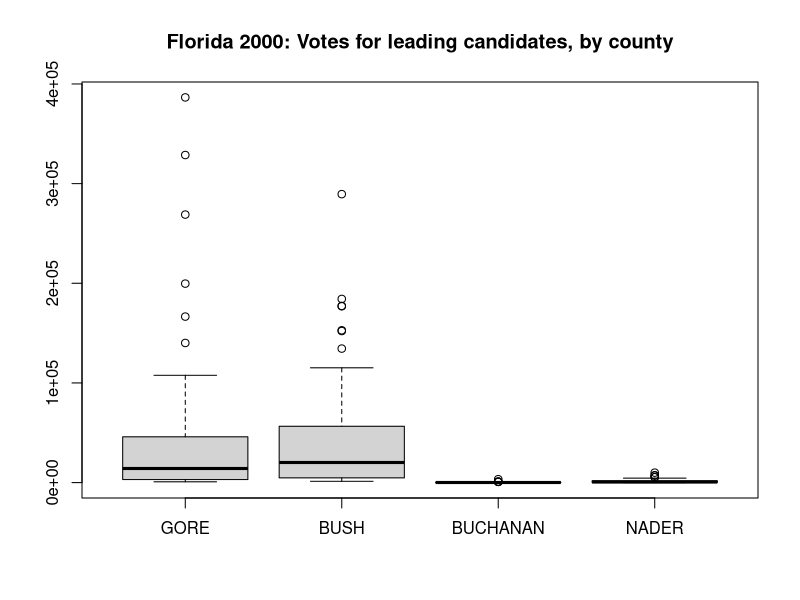
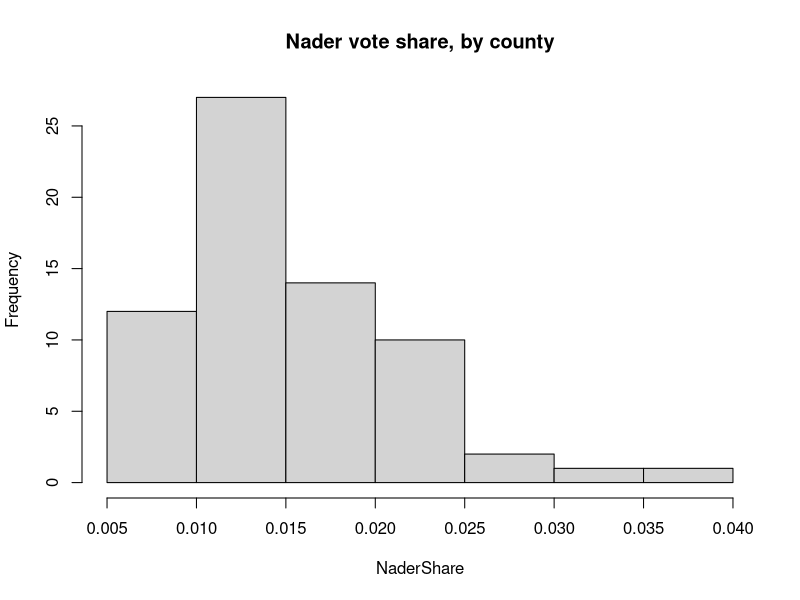

Recreate these plots in R, in order.
## Problem 5
## Create the data frame
population <- c(512930,135294,908007, 729498 ,7237479, 11410046 , 1119583 , 
     978933, 2974807,3907738, 28674, 37360, 26745)
legislature <- c(47, 27, 52, 55, 123,100, 56, 57, 83, 79, 18, 19, 19)
party <- factor(c("PC", "PC", "PC", "Liberal", "Liberal", "Liberal", 
     "NDP", "NDP", "PC", "Liberal", "Yukon", "None", "None"))
canada <- data.frame(population, legislature, party)
rownames(canada) <- c("Newfoundland", "Prince Edward Island", "Nova Scotia", 
     "New Brunswick", "Quebec", "Ontario", "Manitoba", "Saskatchewan", 
     "Alberta", "British Columbia", "Yukon", "Northwest Territory", "Nunavut")
canada

## Calculate medians
median(canada$population)
median(canada$legislature)

## Pull out the provinces (or you can just look them up in the table)
rownames(canada)[which(canada$population==median(canada$population))]
rownames(canada)[which(canada$legislature==median(canada$legislature))]


## Problem 6
## Load the car library
library(car)
## Load the Florida data
data(Florida)
## Calculate the mean, median, and standard deviation

## The apply() function is a faster way to use the same function 
## on a bunch of variables;
## the 2 indicates that you are applying it to columns.
apply(Florida, 2, mean)
apply(Florida, 2, median)
apply(Florida, 2, sd)

## The rbind() function allows you to join rows together:
rbind(apply(Florida, 2, mean),apply(Florida, 2, median),apply(Florida, 2, sd))

## Problem 7

boxplot(Florida[,1:4], main = "Florida 2000: Votes for leading candidates, by county")

## Problem 8

attach(Florida)
## Create NaderShare variable
NaderShare <- NADER/Total
## Create histogram
hist(NaderShare, main="Nader vote share, by county")

## Calculate mean Nader share
NaderMean <- mean(NaderShare)
## Identify counties with below-mean shares
belowNaderMean <- NaderShare < NaderMean
## Find the proportion of below-mean counties
mean(belowNaderMean)
